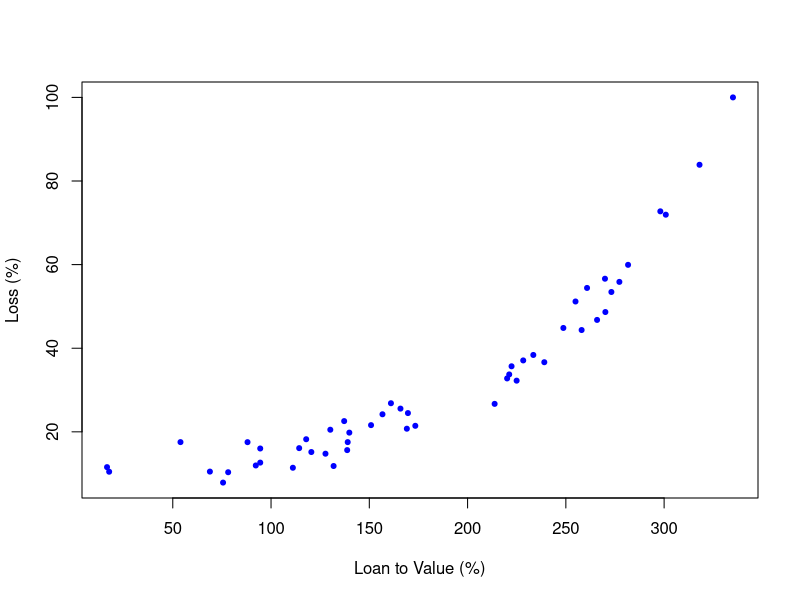

Here is the R script that generated this plot:
#### First D&A application ####

LoanToValue <- 1:50 / 20 + runif(50)
Loss <- exp(LoanToValue) + runif(50,max = 4)
Loss <- Loss/max(Loss) *100
LoanToValue <- LoanToValue *100

plot(LoanToValue,Loss, col='blue', pch=20, ylab = "Loss (%)", xlab = "Loan to Value (%)")

data <- cbind(LoanToValue,Loss)
write.csv(data,"BankingCreditProblem.csv",row.names = FALSE)
